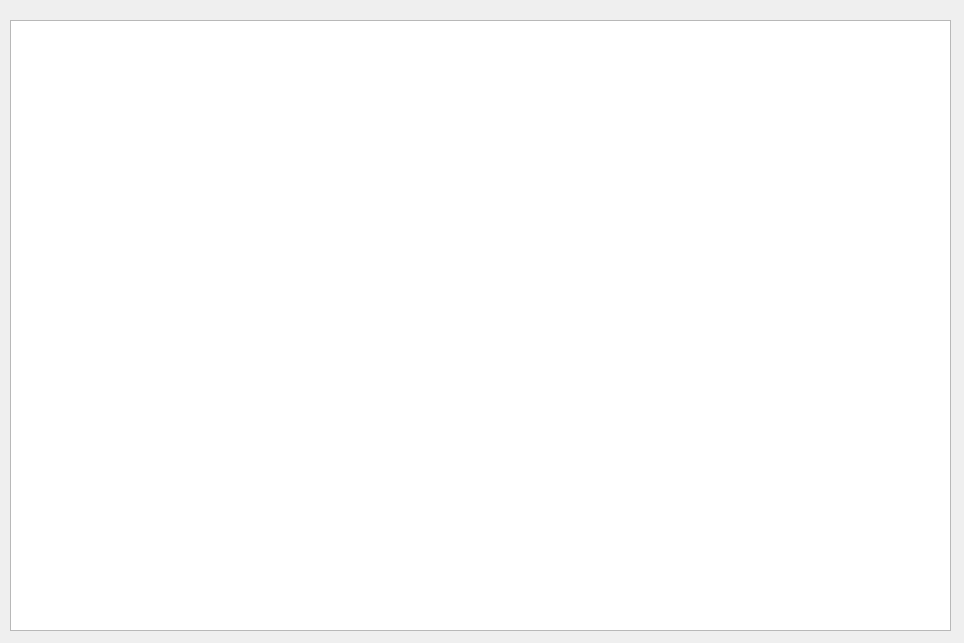
<?xml version="1.0" encoding="UTF-8"?>
<ui version="4.0">
 <class>UI</class>
 <widget class="QMainWindow" name="UI">
  <property name="geometry">
   <rect>
    <x>0</x>
    <y>0</y>
    <width>964</width>
    <height>643</height>
   </rect>
  </property>
  <property name="windowTitle">
   <string>Choose your coffeeny</string>
  </property>
  <widget class="QWidget" name="centralwidget">
   <widget class="QTableWidget" name="tableWidget">
    <property name="geometry">
     <rect>
      <x>10</x>
      <y>20</y>
      <width>941</width>
      <height>611</height>
     </rect>
    </property>
   </widget>
  </widget>
 </widget>
 <resources/>
 <connections/>
</ui>
